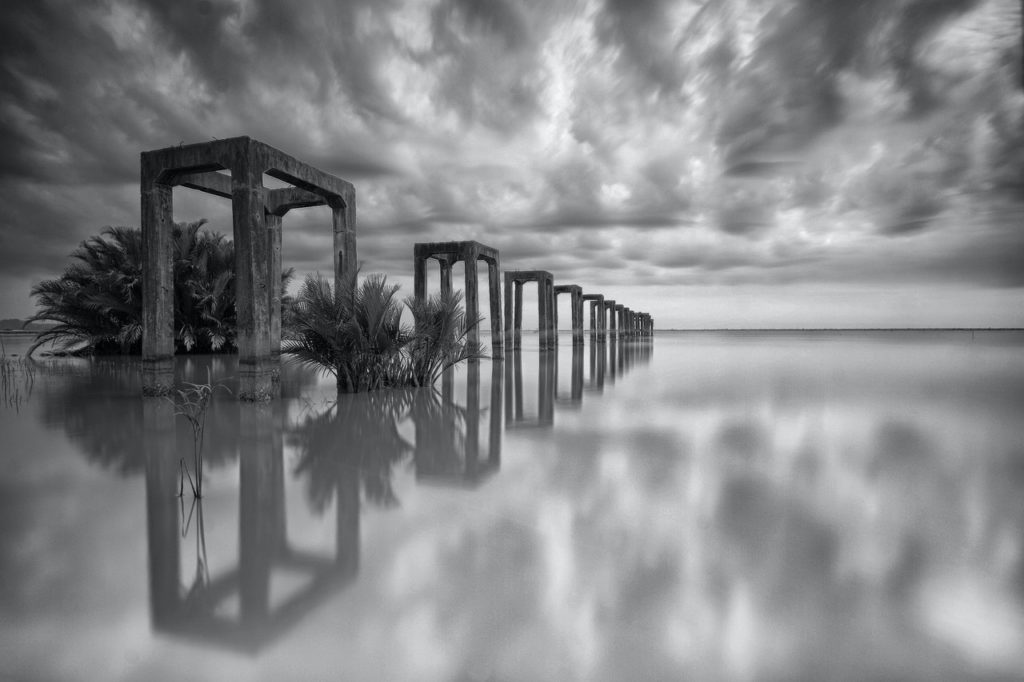
#> input picture ProjectOne/assets/2-lowContrast.png, 1024 x 682 px
$ python excTwo-rest.py
#> lines starting #> are read from the running program, lines starting #| are printed output that depends on the picture
import cv2;
from matplotlib import pyplot as plt
import numpy as np

img = cv2.imread("assets/2-lowContrast.png")
#> img is the input picture: shape (682, 1024, 3); mean B, G, R 134.6, 132.6, 131.6

# Question Two.Two
# https://www.geeksforgeeks.org/negative-transformation-of-an-image-using-python-and-opencv/
# method: Steps for negative transformation
# 1- Read an image
# 2- Get height and width of the image
# 3- Each pixel contains 3 channels. So, take a pixel value and collect 3 channels in 3 different variables.
# 4- Negate 3 pixels values from 255 and store them again in pixel used before.
# 5- Do it for all pixel values present in image.


# Read an image
img = cv2.imread('assets/2-lowContrast.png', 1)
plt.imshow(img)
plt.show()

# Histogram plotting of the image
color = ('b', 'g', 'r')
for i, col in enumerate(color):
    histr = cv2.calcHist([img], [i], None, [256], [0, 256])
    plt.plot(histr, color=col)

    # Limit X - axis to 256
    plt.xlim([0, 256])

plt.show()
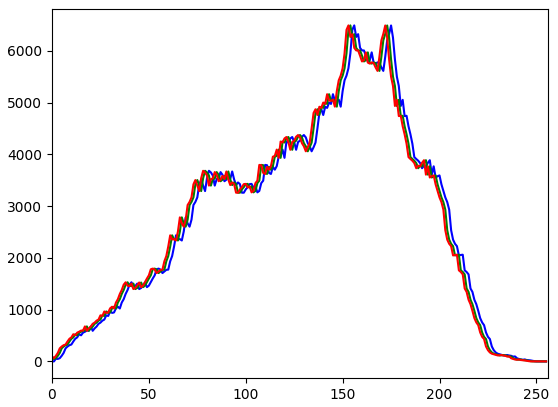
#> figure drawn by matplotlib, 1 panel; curve peaks at x = 156, y = 6491; curve peaks at x = 154, y = 6491; curve peaks at x = 153, y = 6491

# power law pointwise transform
# get height and width of the image
height, width, _ = img.shape
#> height = 682; width = 1024

for i in range(0, height - 1):
    for j in range(0, width - 1):
        pixel = img[i, j]

        pixel[0] = 255 - pixel[0]
        pixel[1] = 255 - pixel[1]
        pixel[2] = 255 - pixel[2]
        img[i, j] = pixel
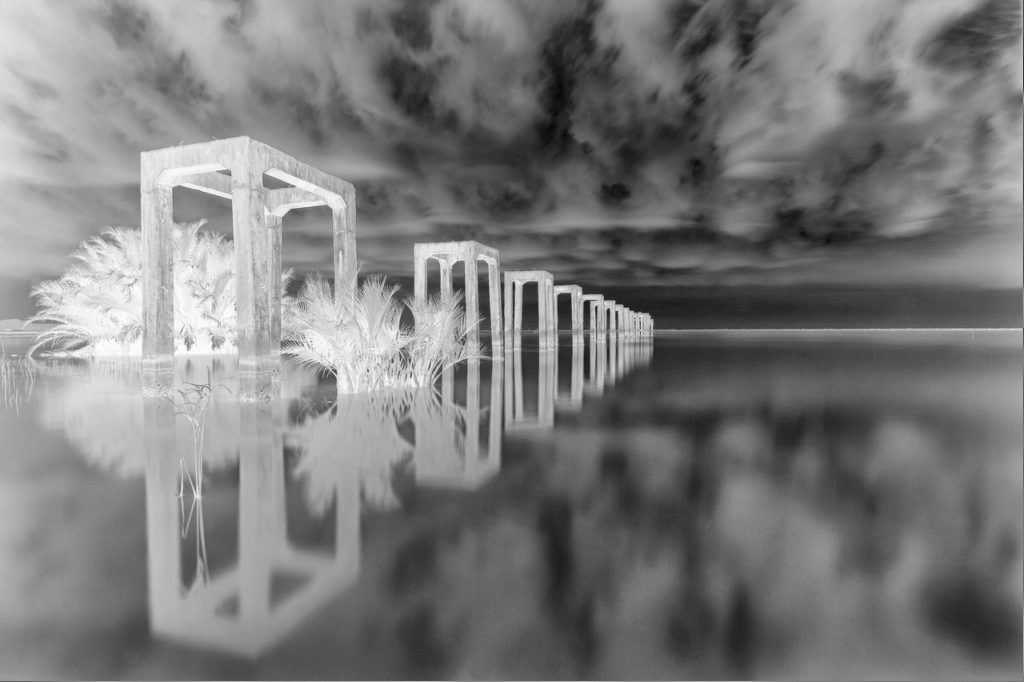
#> img: shape (682, 1024, 3); mean B, G, R 120.4, 122.4, 123.4

# Display the negative transformed image
plt.imshow(img)
plt.show()

# Histogram plotting of the
# negative transformed image
color = ('b', 'g', 'r')

for i, col in enumerate(color):
    histr = cv2.calcHist([img], [i], None, [256], [0, 256])
    plt.plot(histr, color=col)
    plt.xlim([0, 256])

plt.show()
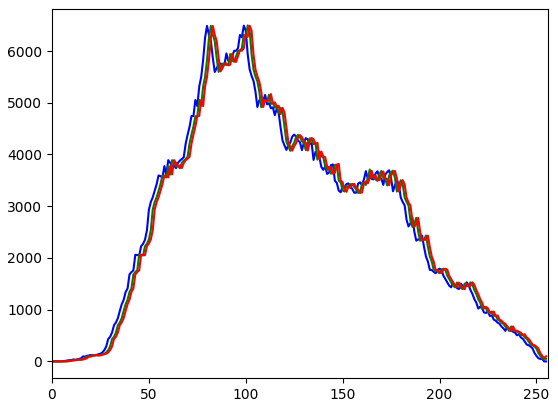
#> figure drawn by matplotlib, 1 panel; curve peaks at x = 99, y = 6490; curve peaks at x = 101, y = 6495; curve peaks at x = 102, y = 6490

S = np.power(img, 2)
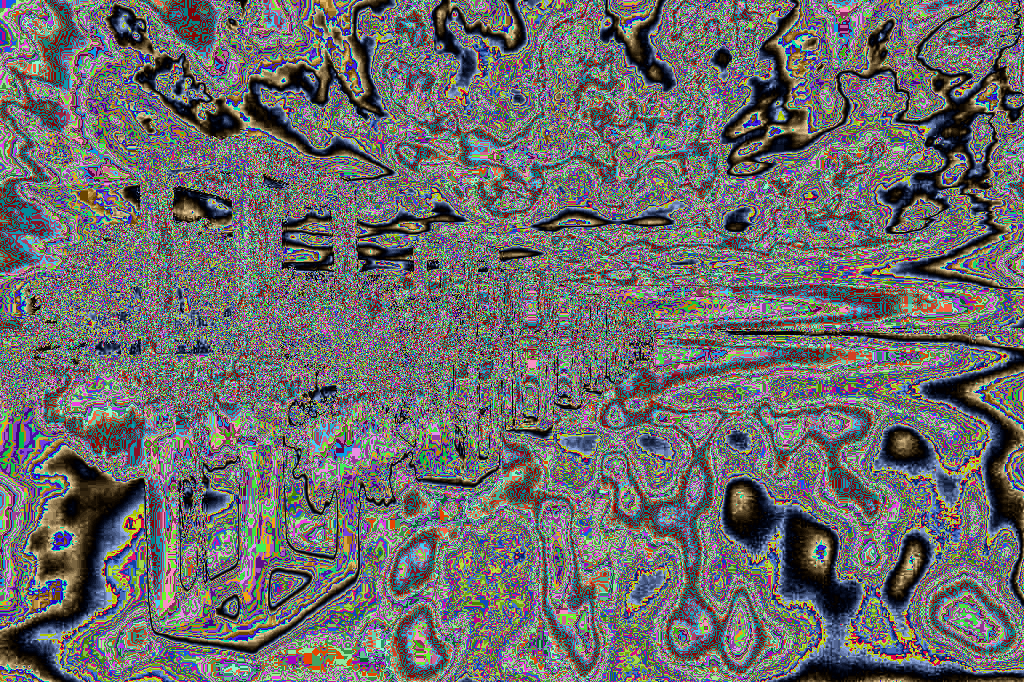
#> S: shape (682, 1024, 3); mean B, G, R 108.3, 108.3, 108.4
cv2.imshow('gamma', S)
cv2.waitKey(0)
cv2.destroyAllWindows()

$ run again, with ProjectOne/assets/CartoonImage.png copied over ProjectOne/assets/2-lowContrast.png
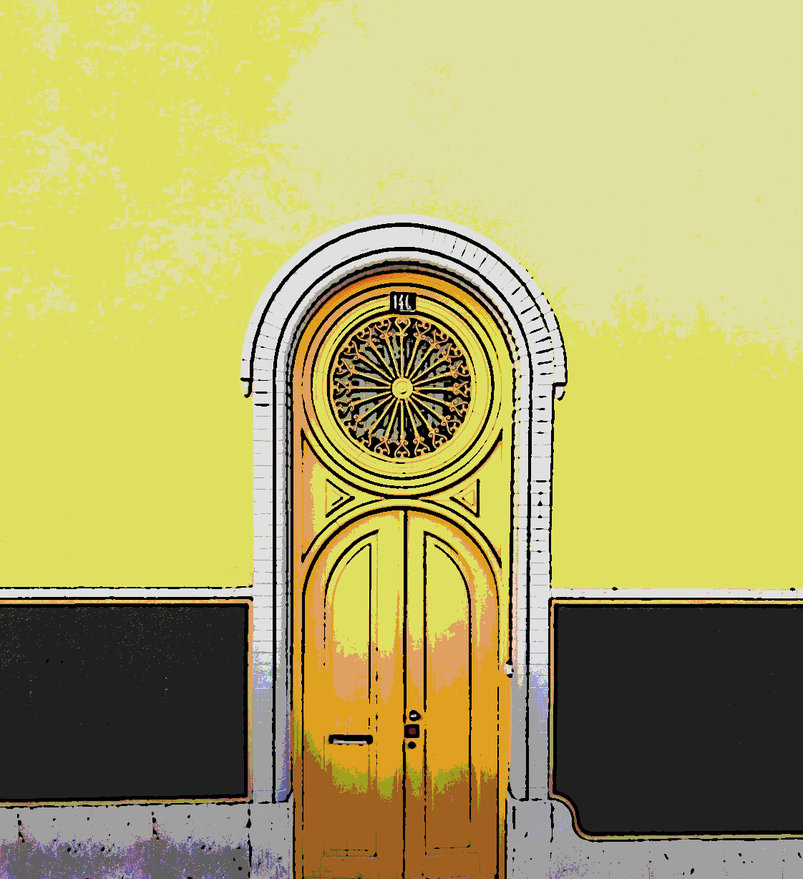
#> input picture ProjectOne/assets/CartoonImage.png, 803 x 879 px, shrunk from 1122 x 1228 before the run
#> img is the input picture: shape (879, 803, 3); mean B, G, R 102.1, 169.7, 176.2
#> after the loop `for i in range(0, height - 1):`:
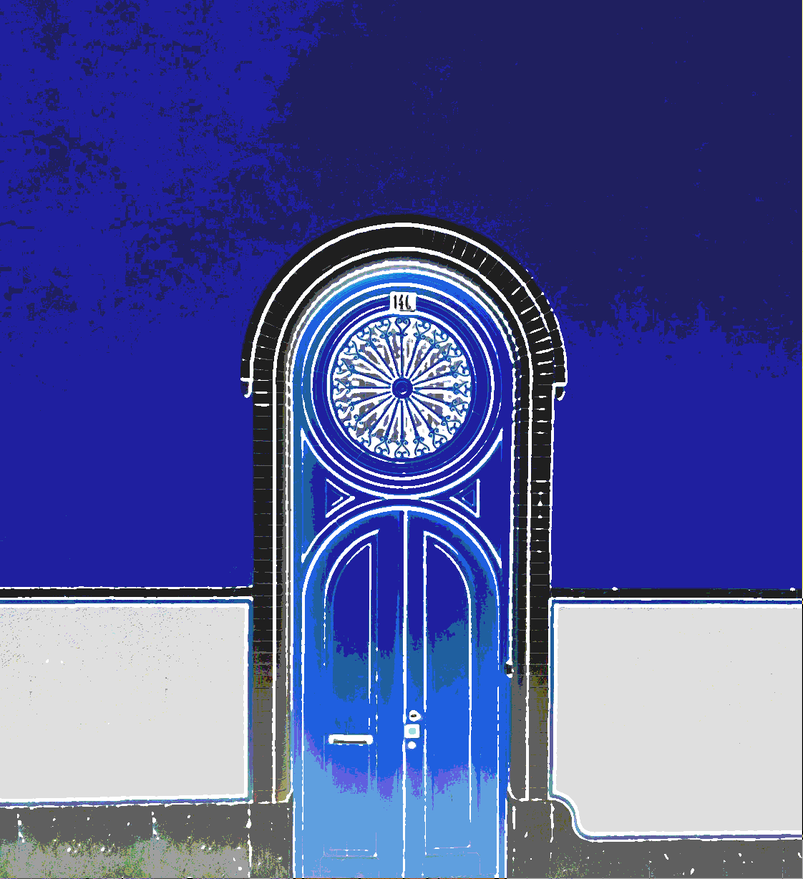
#> img: shape (879, 803, 3); mean B, G, R 152.9, 85.4, 78.9
#> `S = np.power(img, 2)`:
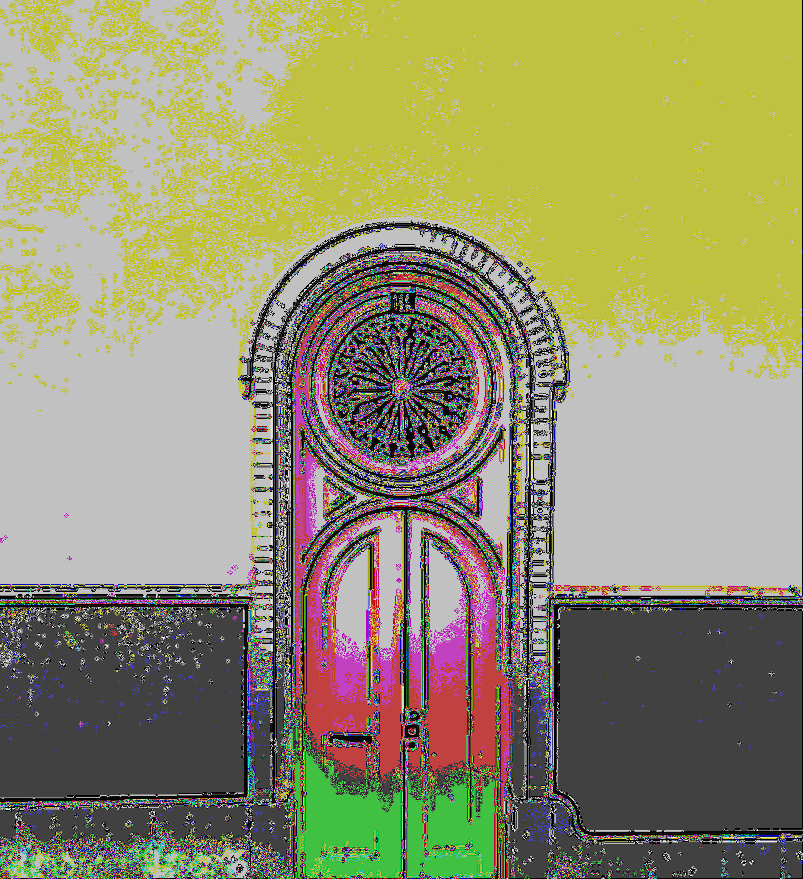
#> S: shape (879, 803, 3); mean B, G, R 110, 145, 147.9

$ run again, with ProjectOne/assets/1-1a.jpg saved as ProjectOne/assets/2-lowContrast.png
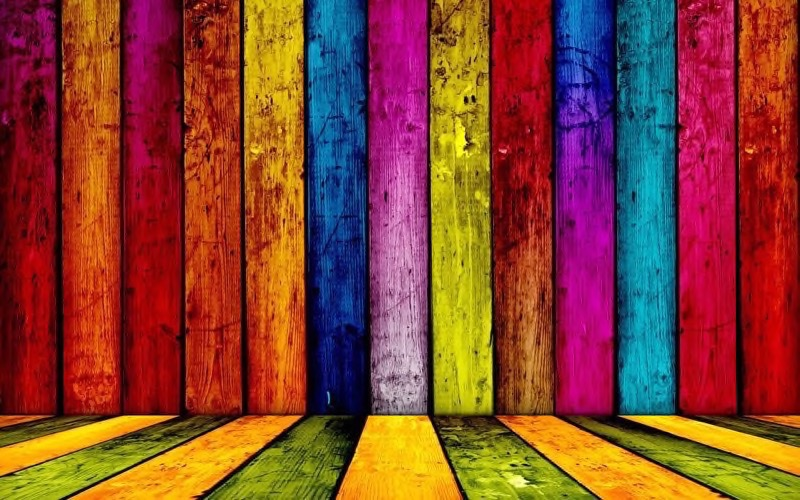
#> input picture ProjectOne/assets/1-1a.jpg, 800 x 500 px
#> img is the input picture: shape (500, 800, 3); mean B, G, R 48.4, 66.6, 135.3
#> after the loop `for i in range(0, height - 1):`:
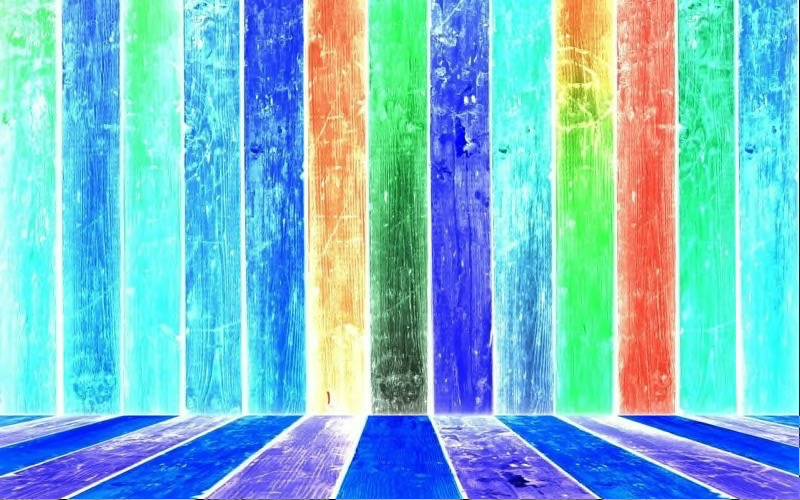
#> img: shape (500, 800, 3); mean B, G, R 205.8, 188.2, 119.8
#> `S = np.power(img, 2)`:
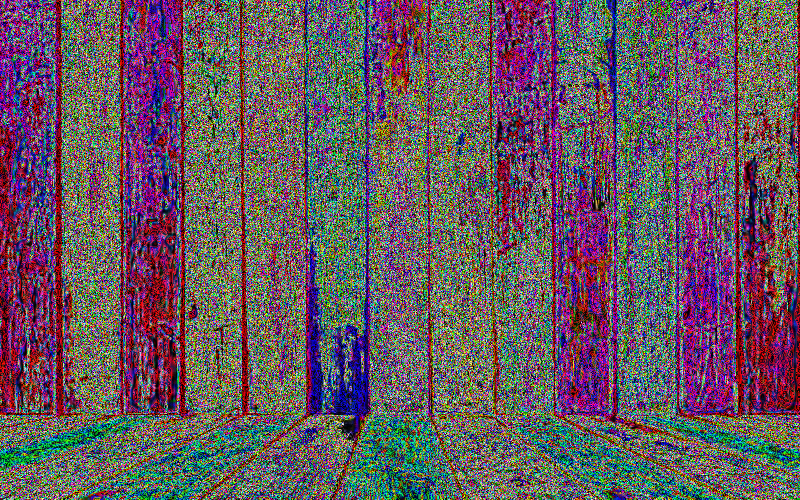
#> S: shape (500, 800, 3); mean B, G, R 95.6, 87.6, 102.6
